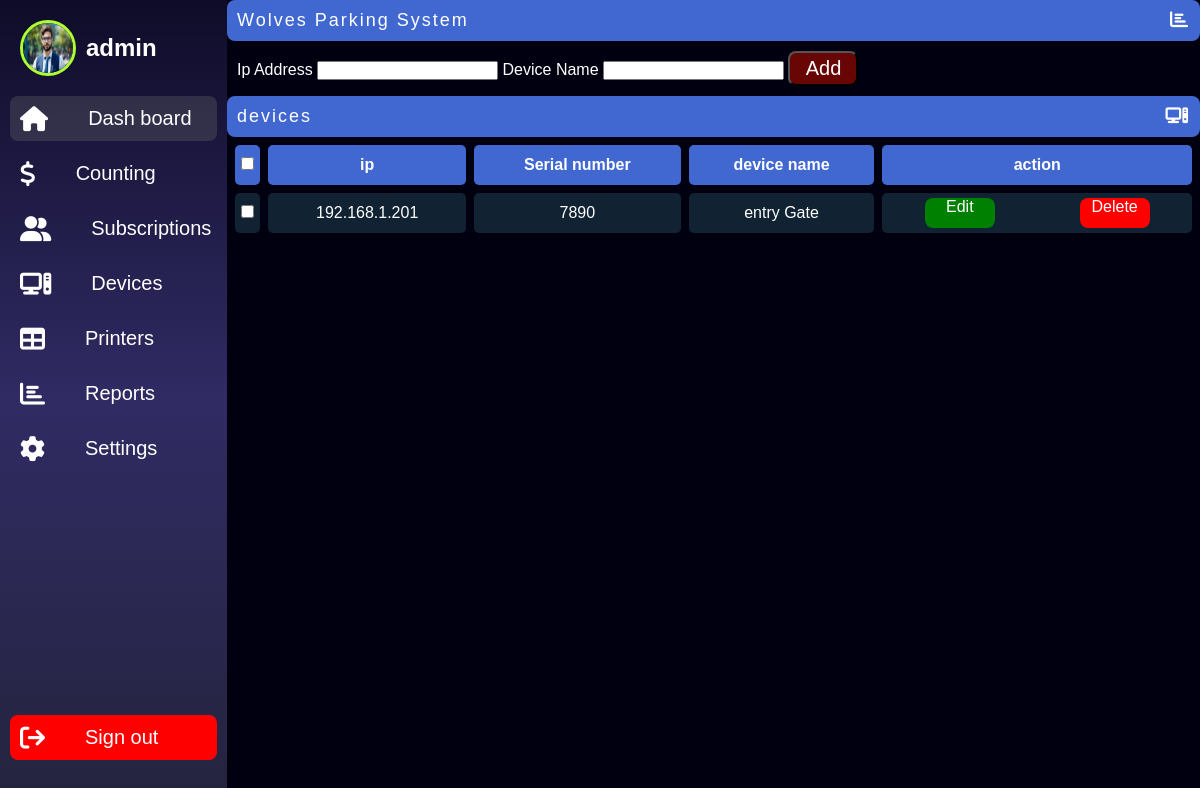
Page /devices/ (signed in) on the earlier database version.
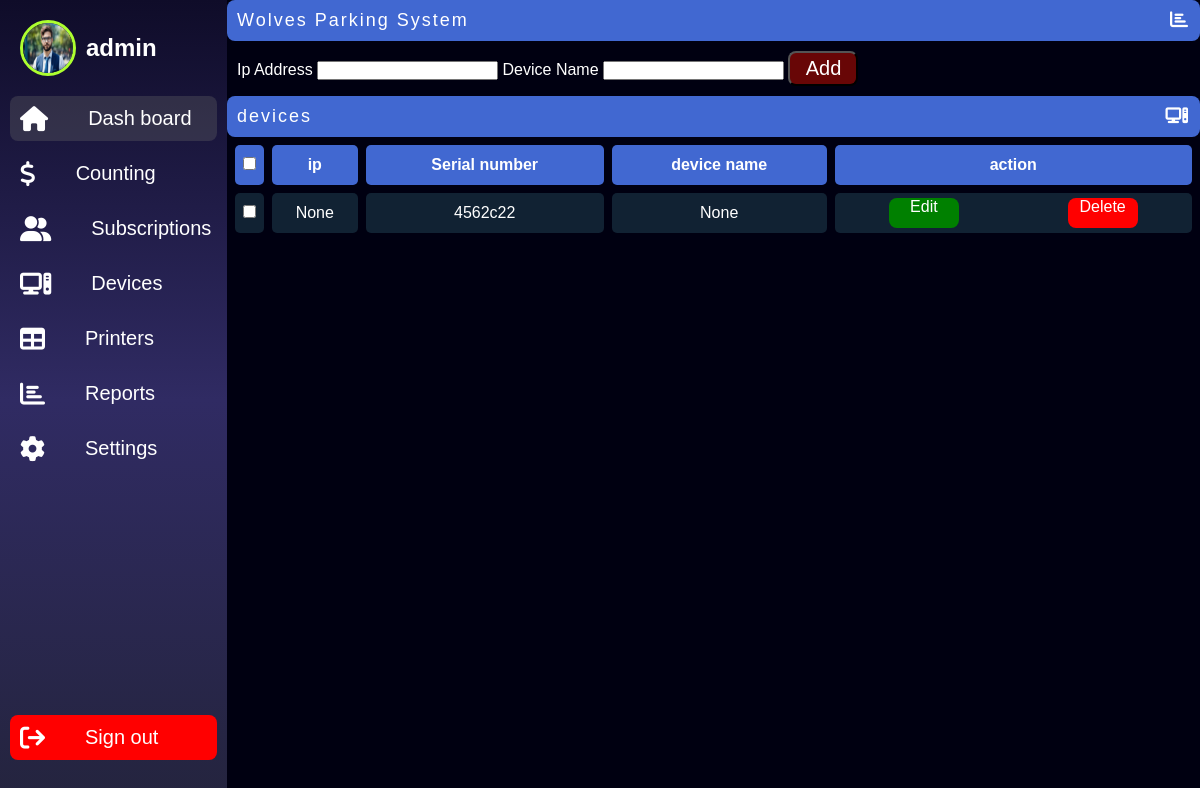
Same page on the later database version.
### parking/models.py (models this page shows, shortened)
class devices(models.Model):
    IP=models.GenericIPAddressField(verbose_name="IP Address",blank=True,null=True)
    serial=models.CharField(max_length=30,verbose_name="serial number",blank=True,null=True)
    Device_name=models.CharField(max_length=60,verbose_name="Device Name",blank=True,null=True)
    su_net = models.GenericIPAddressField(verbose_name="subnet mask",blank=True,null=True)
    gate_way = models.GenericIPAddressField(verbose_name="Gateway ip",blank=True,null=True)

### parking/views.py (the view, shortened to what this page needs)
# urls.py: path('', views.all_transactions, name="parking"),path("edit_ip/<int:id>",views.edit_ip,name="edit_ip"),path("delete/<int:id>",views.destroy,name="destroy"),path("subscriber",views.all_subscriber,name=
@login_required
def all_devices(request):
    if request.user.is_staff:
        global  ip_address
        if request.method == "GET":
            print(request)
            ip_address = request.GET.get("ip_address")
            device_name=request.GET.get("device_name")
            all_devices = devices.objects.all()
            context = {"all_devices": all_devices}
            return render(request, "device.html", context)
    else:
        return redirect('/')

### parking/templates/device.html (shortened to what this page needs)
<!DOCTYPE html>
{% load static %}
<html lang="en">
<head>
    <link rel="stylesheet" href="{% static 'css/style-device.css' %}">
    <link rel="stylesheet" href="https://cdnjs.cloudflare.com/ajax/libs/font-awesome/6.4.0/css/all.min.css">
</head>
<body>
    <div class="menu">
        <ul>
            <li >
                <a class="profile"href="">
                <div class="img-box">
                    <img src="profile.jpg" alt="img">
                </div>
                <h2>{{user}}</h2>
            </a>
            </li>
            <li>
                <a class="dash" href="{% url 'parking:parking' %}">
                <i class=" fas fa-home"></i>
                <p>Dash board</p>
            </a>
            </li>
            <li>
                <a href="{% url 'parking:counting' %}">
                <i class=" fas fa-dollar"></i>
                <p>Counting</p>
            </a>
            </li>
            <li>
            <li>
                <a href="{% url 'parking:subscriber' %}">
                <i class=" fas fa-user-group"></i>
                <p>Subscriptions</p>
            </a>
            </li>
            <li>
                <a href="{% url 'parking:devices' %}">
                <i class=" fas fa-computer"></i>
                <p>Devices</p>
            </a>
            </li>
            <li>
                <a href="printers.html">
                <i class=" fas fa-table"></i>
                <p>Printers</p>
            </a>
            </li>
            <li>
                <a href="{% url 'parking:reports' %}">
                <i class=" fas fa-chart-bar"></i>
                <p>Reports</p>
            </a>
            </li>
            <li>
                <a href="{% url 'parking:settings' %}">
                <i class=" fas fa-cog"></i>
                <p>Settings</p>
            </a>
            </li>
            <li class="sign-out">
                <a href="{% url 'logout' %}">
                <i class=" fas fa-sign-out"></i>
                <p>Sign out</p>
            </a>
            </li>
        </ul>
    </div>
    <div class="content">
         <div class="titel">
            <p>Wolves Parking System</p>
            <i class=" fas fa-chart-bar"></i>
        </div>
        <div class="search_area">
            <form method="GET" >
            <label>Ip Address</label>
            <input  name="ip_address" id="ip_address" >
             <label> Device Name</label>
            <input  name="device_name" id="device_name" >
            <button class="code-button" type="submit" >Add</button>
            </form>
        </div>
        <div class="titel">
            <p>devices</p>
            <i class=" fas fa-computer"></i>
        </div>
        <table>
            <thead>
                <tr>
                    <th><input type="checkbox" id="checkall"></th>
                    <th>ip</th>
                    <th>Serial number</th>
                    <th>device name </th>
                    <th>action</th>
                </tr>
            </thead>
            <tbody>
            {% for device in all_devices %}
                <tr>
                    <td><input type="checkbox" name="checkthis" id=""></td>
                    <td><span class="ip">{{device.IP}}</span></td>
                    <td> <p class="mack address">{{device.serial}}</p></td>
                    <td><span class="device_name">{{device.Device_name}}</span></td>
                    <td class="links"> <a class="edit_button" href="{% url 'parking:edit_ip' device.id %}">Edit </a><a class="delete_button" href="{% url 'parking:destroy' device.id %}"> Delete</a>
                </tr>
            {% endfor %}
            </tbody>
        </table>
    </div>
</body>
</html>

Differences in the rows shown:
removed devices: IP "192.168.1.201", serial "7890", Device_name "entry Gate"
added devices: IP "None", serial "4562c22", Device_name "None"
